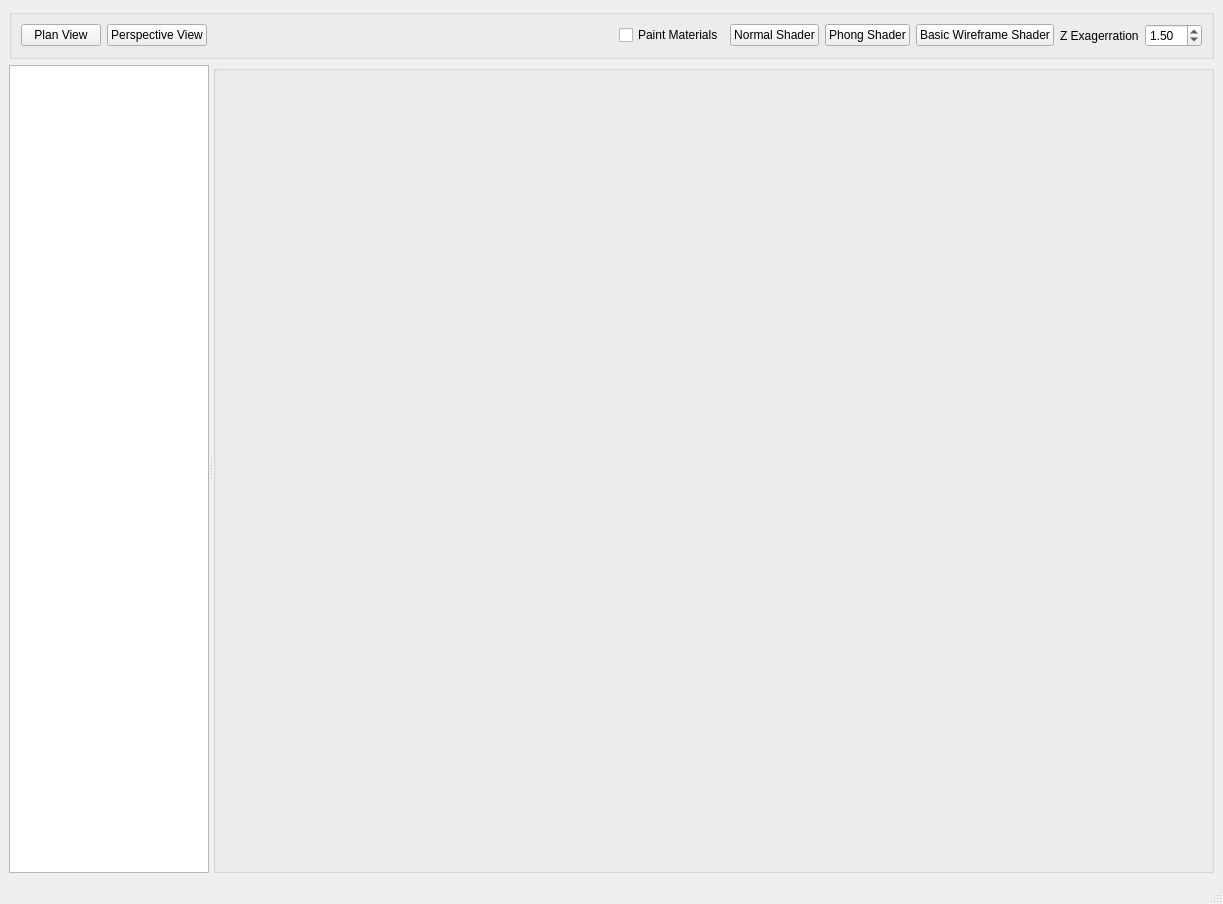
<?xml version="1.0" encoding="UTF-8"?>
<ui version="4.0">
 <class>MainWindow</class>
 <widget class="QMainWindow" name="MainWindow">
  <property name="geometry">
   <rect>
    <x>0</x>
    <y>0</y>
    <width>1223</width>
    <height>904</height>
   </rect>
  </property>
  <property name="windowTitle">
   <string>MainWindow</string>
  </property>
  <property name="styleSheet">
   <string notr="true"/>
  </property>
  <widget class="QWidget" name="centralwidget">
   <layout class="QGridLayout" name="gridLayout">
    <item row="0" column="0">
     <widget class="QGroupBox" name="groupBox_2">
      <property name="maximumSize">
       <size>
        <width>16777215</width>
        <height>50</height>
       </size>
      </property>
      <property name="title">
       <string/>
      </property>
      <property name="flat">
       <bool>true</bool>
      </property>
      <layout class="QGridLayout" name="gridLayout_3">
       <item row="0" column="0">
        <widget class="QPushButton" name="planView">
         <property name="styleSheet">
          <string notr="true"/>
         </property>
         <property name="text">
          <string>Plan View</string>
         </property>
         <property name="icon">
          <iconset>
           <normaloff>icons/PlanView.png</normaloff>icons/PlanView.png</iconset>
         </property>
         <property name="iconSize">
          <size>
           <width>25</width>
           <height>25</height>
          </size>
         </property>
         <property name="autoDefault">
          <bool>false</bool>
         </property>
         <property name="flat">
          <bool>false</bool>
         </property>
        </widget>
       </item>
       <item row="0" column="6">
        <widget class="QPushButton" name="wireframe">
         <property name="text">
          <string>Basic Wireframe Shader</string>
         </property>
        </widget>
       </item>
       <item row="0" column="4">
        <widget class="QPushButton" name="normal">
         <property name="text">
          <string>Normal Shader</string>
         </property>
        </widget>
       </item>
       <item row="0" column="8">
        <widget class="QDoubleSpinBox" name="zfak">
         <property name="minimum">
          <double>0.010000000000000</double>
         </property>
         <property name="value">
          <double>1.500000000000000</double>
         </property>
        </widget>
       </item>
       <item row="0" column="1">
        <widget class="QPushButton" name="orbitView">
         <property name="styleSheet">
          <string notr="true"/>
         </property>
         <property name="text">
          <string>Perspective View</string>
         </property>
         <property name="icon">
          <iconset>
           <normaloff>icons/WorldView.png</normaloff>icons/WorldView.png</iconset>
         </property>
         <property name="iconSize">
          <size>
           <width>25</width>
           <height>25</height>
          </size>
         </property>
         <property name="flat">
          <bool>false</bool>
         </property>
        </widget>
       </item>
       <item row="0" column="7">
        <widget class="QLabel" name="label">
         <property name="text">
          <string>Z Exagerration</string>
         </property>
        </widget>
       </item>
       <item row="0" column="2">
        <spacer name="horizontalSpacer">
         <property name="orientation">
          <enum>Qt::Horizontal</enum>
         </property>
         <property name="sizeHint" stdset="0">
          <size>
           <width>40</width>
           <height>20</height>
          </size>
         </property>
        </spacer>
       </item>
       <item row="0" column="5">
        <widget class="QPushButton" name="phong">
         <property name="text">
          <string>Phong Shader</string>
         </property>
        </widget>
       </item>
       <item row="0" column="3">
        <widget class="QCheckBox" name="materials">
         <property name="text">
          <string>Paint Materials</string>
         </property>
        </widget>
       </item>
      </layout>
     </widget>
    </item>
    <item row="1" column="0">
     <widget class="QSplitter" name="splitter">
      <property name="orientation">
       <enum>Qt::Horizontal</enum>
      </property>
      <widget class="QTextBrowser" name="info">
       <property name="sizePolicy">
        <sizepolicy hsizetype="Minimum" vsizetype="Expanding">
         <horstretch>0</horstretch>
         <verstretch>0</verstretch>
        </sizepolicy>
       </property>
       <property name="maximumSize">
        <size>
         <width>200</width>
         <height>16777215</height>
        </size>
       </property>
      </widget>
      <widget class="QGroupBox" name="groupBox">
       <property name="minimumSize">
        <size>
         <width>900</width>
         <height>0</height>
        </size>
       </property>
       <property name="title">
        <string/>
       </property>
       <property name="flat">
        <bool>true</bool>
       </property>
       <layout class="QGridLayout" name="gridLayout_2">
        <item row="0" column="0">
         <layout class="QGridLayout" name="gfxCanvas"/>
        </item>
       </layout>
      </widget>
     </widget>
    </item>
   </layout>
  </widget>
  <widget class="QStatusBar" name="statusbar"/>
 </widget>
 <resources/>
 <connections/>
</ui>
